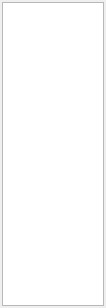
<?xml version="1.0" encoding="UTF-8"?>
<ui version="4.0">
 <class>ZDockLabelContent</class>
 <widget class="QWidget" name="ZDockLabelContent">
  <property name="geometry">
   <rect>
    <x>0</x>
    <y>0</y>
    <width>106</width>
    <height>308</height>
   </rect>
  </property>
  <property name="windowTitle">
   <string>Form</string>
  </property>
  <layout class="QVBoxLayout" name="verticalLayout">
   <property name="spacing">
    <number>2</number>
   </property>
   <property name="leftMargin">
    <number>2</number>
   </property>
   <property name="topMargin">
    <number>2</number>
   </property>
   <property name="rightMargin">
    <number>2</number>
   </property>
   <property name="bottomMargin">
    <number>2</number>
   </property>
   <item>
    <widget class="ZListWidget" name="listw_labels">
     <property name="selectionMode">
      <enum>QAbstractItemView::SelectionMode::SingleSelection</enum>
     </property>
     <property name="selectionBehavior">
      <enum>QAbstractItemView::SelectionBehavior::SelectRows</enum>
     </property>
    </widget>
   </item>
  </layout>
 </widget>
 <customwidgets>
  <customwidget>
   <class>ZListWidget</class>
   <extends>QListWidget</extends>
   <header>zlabel.widgets.zwidgets</header>
  </customwidget>
 </customwidgets>
 <resources/>
 <connections/>
</ui>
